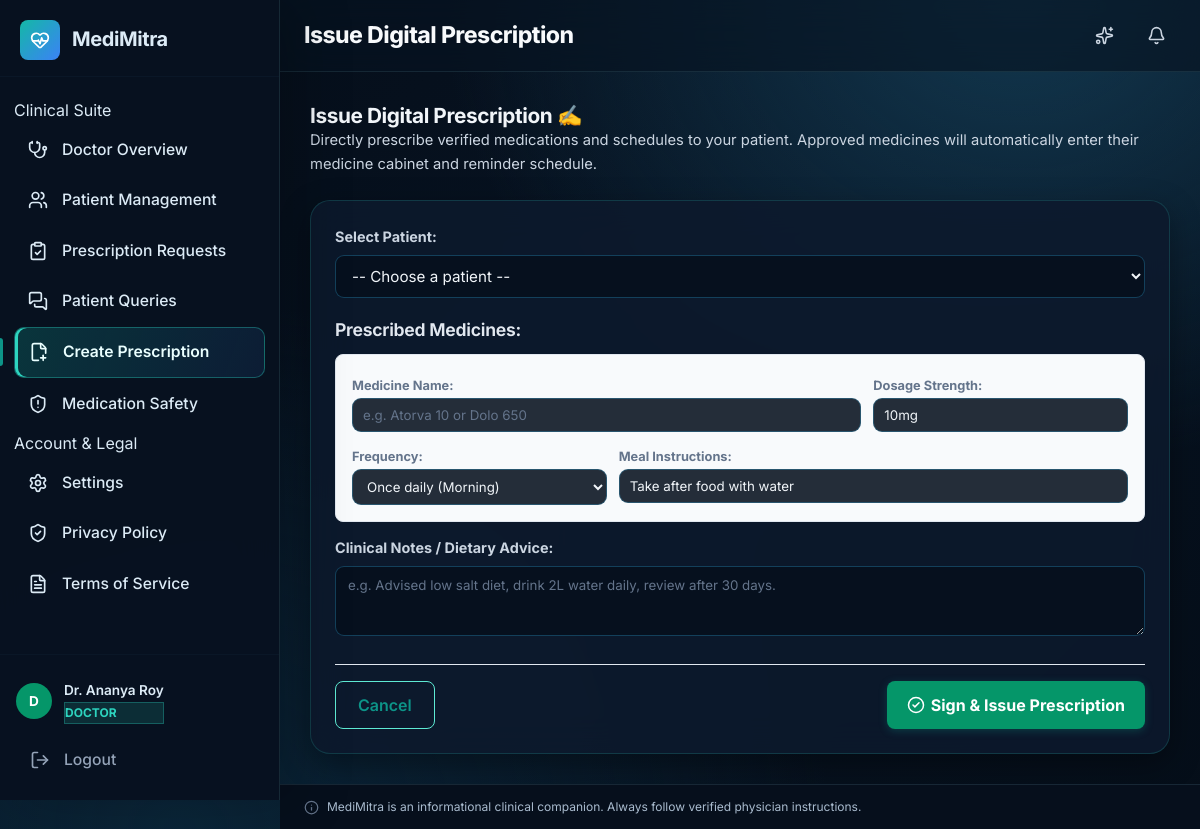
The page /doctor/prescriptions/create (signed in) on the database its author committed.
### tables this page shows
CREATE TABLE users (
    id INTEGER PRIMARY KEY AUTOINCREMENT,
    username TEXT UNIQUE NOT NULL,
    email TEXT UNIQUE NOT NULL,
    password_hash TEXT NOT NULL,
    full_name TEXT NOT NULL,
    role TEXT NOT NULL DEFAULT 'patient',  -- 'patient' or 'caregiver'
    phone TEXT,
    created_at TIMESTAMP DEFAULT CURRENT_TIMESTAMP,
    updated_at TIMESTAMP DEFAULT CURRENT_TIMESTAMP
, is_active INTEGER DEFAULT 1, language TEXT DEFAULT en, auto_camera INTEGER DEFAULT 1);

### routes/doctor.py (the view, shortened to what this page needs)
@doctor_bp.route("/prescriptions/create", methods=["GET", "POST"])
@login_required
def create_prescription():
    profile = _require_verified_doctor()
    if not profile:
        abort(403)
    patients = query_db("SELECT id, full_name, email FROM users WHERE role = 'patient' ORDER BY full_name")
    master_medicines = query_db("SELECT name, standard_strength, before_after_food FROM medicine_database ORDER BY name")
    return render_template("doctor_create_prescription.html", patients=patients, master_medicines=master_medicines)

### templates/doctor_create_prescription.html (shortened to what this page needs)
{% extends "base.html" %}
{% block page_title %}Issue Digital Prescription{% endblock %}
{% block content %}
<div style="max-width: 900px; margin: 0 auto;">
    <div style="margin-bottom: 24px;">
        <h2>Issue Digital Prescription ✍️</h2>
        <p style="color:#64748b;">Directly prescribe verified medications and schedules to your patient. Approved medicines will automatically enter their medicine cabinet and reminder schedule.</p>
    </div>
    <form method="POST" class="card" style="padding: 24px;">
        <div style="margin-bottom: 20px;">
            <label style="font-weight:700; font-size:0.9rem; display:block; margin-bottom:6px;">Select Patient:</label>
            <select name="patient_id" required style="width:100%; padding:10px 12px; border:1px solid #cbd5e1; border-radius:6px; font-size:0.95rem;">
                <option value="">-- Choose a patient --</option>
            </select>
        </div>
        <div id="medicinesContainer">
            <h3 style="margin: 0 0 12px 0; font-size:1.05rem;">Prescribed Medicines:</h3>
            <div class="med-row" style="background:#f8fafc; border:1px solid #e2e8f0; border-radius:8px; padding:16px; margin-bottom:14px;">
                <div style="display:grid; grid-template-columns: 2fr 1fr; gap:12px; margin-bottom:10px;">
                    <div>
                        <label style="font-size:0.8rem; font-weight:700; color:#64748b;">Medicine Name:</label>
                        <input type="text" name="med_name" placeholder="e.g. Atorva 10 or Dolo 650" required style="width:100%; padding:8px 10px; border:1px solid #cbd5e1; border-radius:6px;">
                    </div>
                    <div>
                        <label style="font-size:0.8rem; font-weight:700; color:#64748b;">Dosage Strength:</label>
                        <input type="text" name="dosage" placeholder="e.g. 10mg" value="10mg" style="width:100%; padding:8px 10px; border:1px solid #cbd5e1; border-radius:6px;">
                    </div>
                </div>
                <div style="display:grid; grid-template-columns: 1fr 2fr; gap:12px;">
                    <div>
                        <label style="font-size:0.8rem; font-weight:700; color:#64748b;">Frequency:</label>
                        <select name="frequency" style="width:100%; padding:8px 10px; border:1px solid #cbd5e1; border-radius:6px;">
                            <option value="Once daily (Morning)">Once daily (Morning)</option>
                        </select>
                    </div>
                    <div>
                        <label style="font-size:0.8rem; font-weight:700; color:#64748b;">Meal Instructions:</label>
                        <input type="text" name="instructions" value="Take after food with water" style="width:100%; padding:8px 10px; border:1px solid #cbd5e1; border-radius:6px;">
                    </div>
                </div>
            </div>
        </div>
        <div style="margin-bottom: 20px;">
            <label style="font-weight:700; font-size:0.9rem; display:block; margin-bottom:6px;">Clinical Notes / Dietary Advice:</label>
            <textarea name="notes" rows="3" placeholder="e.g. Advised low salt diet, drink 2L water daily, review after 30 days." style="width:100%; padding:10px 12px; border:1px solid #cbd5e1; border-radius:6px; font-family:inherit;"></textarea>
        </div>
        <div style="display:flex; justify-content:space-between; align-items:center; border-top:1px solid #e2e8f0; padding-top:16px;">
            <a href="{{ url_for('doctor.index') }}" class="btn btn-outline">Cancel</a>
            <button type="submit" class="btn btn-primary" style="background:#059669; border:none; padding:10px 20px; font-weight:700; display:inline-flex; align-items:center; gap:6px;">
                <i data-lucide="check-circle-2"></i>
                <span>Sign &amp; Issue Prescription</span>
            </button>
        </div>
    </form>
</div>
{% endblock %}

### templates/base.html (shortened to what this page needs)
<!DOCTYPE html>
<html lang="en">
<head>
    <link rel="stylesheet" href="{{ url_for('static', filename='css/style.css') }}">
    <link rel="stylesheet" href="{{ url_for('static', filename='css/responsive.css') }}">
</head>
<body>
    {% if current_user %}
    <aside class="sidebar" id="sidebar">
        <div class="sidebar-header">
            <div class="logo">
                <div class="logo-icon">
                    <i data-lucide="heart-pulse"></i>
                </div>
                <span class="logo-text">MediMitra</span>
            </div>
        </div>
        <nav class="sidebar-nav">
            <ul>
                {% if current_user.role == 'patient' %}
                <li class="nav-section-label"><span>Patient Care</span></li>
                <li><a href="{{ url_for('dashboard.index') }}" class="nav-link {% if request.endpoint == 'dashboard.index' %}active{% endif %}"><i data-lucide="layout-dashboard"></i><span>Health Overview</span></a></li>
                <li><a href="{{ url_for('scanner.medicine_scan') }}" class="nav-link {% if request.endpoint == 'scanner.medicine_scan' %}active{% endif %}"><i data-lucide="scan"></i><span>AI Medicine Scanner</span></a></li>
                <li><a href="{{ url_for('scanner.scan') }}" class="nav-link {% if request.endpoint == 'scanner.scan' %}active{% endif %}"><i data-lucide="file-text"></i><span>Prescription Scanner</span></a></li>
                <li><a href="{{ url_for('prescriptions.index') }}" class="nav-link {% if request.endpoint == 'prescriptions.index' %}active{% endif %}"><i data-lucide="file-check-2"></i><span>My Prescriptions</span></a></li>
                <li><a href="{{ url_for('medicines.index') }}" class="nav-link {% if request.endpoint and 'medicines' in request.endpoint %}active{% endif %}"><i data-lucide="pill"></i><span>Medicine Cabinet</span></a></li>
                <li><a href="{{ url_for('schedule.index') }}" class="nav-link {% if request.endpoint and 'schedule' in request.endpoint %}active{% endif %}"><i data-lucide="calendar-clock"></i><span>Smart Reminders</span></a></li>
                <li><a href="{{ url_for('assistant.index') }}" class="nav-link {% if request.endpoint and 'assistant' in request.endpoint %}active{% endif %}"><i data-lucide="bot"></i><span>AI Health Assistant</span></a></li>
                <li><a href="{{ url_for('queries.patient_queries') }}" class="nav-link {% if request.endpoint and 'queries' in request.endpoint %}active{% endif %}"><i data-lucide="message-square-plus"></i><span>Ask My Doctor</span></a></li>
                <li><a href="{{ url_for('records.index') }}" class="nav-link {% if request.endpoint and 'records' in request.endpoint %}active{% endif %}"><i data-lucide="clipboard-list"></i><span>Health Records</span></a></li>
                <li><a href="{{ url_for('safety.index') }}" class="nav-link {% if request.endpoint and 'safety' in request.endpoint %}active{% endif %}"><i data-lucide="shield-check"></i><span>Safety Centre</span></a></li>
                <li><a href="{{ url_for('reports.index') }}" class="nav-link {% if request.endpoint and 'reports' in request.endpoint %}active{% endif %}"><i data-lucide="bar-chart-3"></i><span>Adherence Reports</span></a></li>
                {% elif current_user.role == 'doctor' %}
                <li class="nav-section-label"><span>Clinical Suite</span></li>
                <li><a href="{{ url_for('doctor.index') }}" class="nav-link {% if request.endpoint == 'doctor.index' %}active{% endif %}"><i data-lucide="stethoscope"></i><span>Doctor Overview</span></a></li>
                <li><a href="{{ url_for('doctor.patients') }}" class="nav-link {% if request.endpoint in ['doctor.patients', 'doctor.patient_detail'] %}active{% endif %}"><i data-lucide="users"></i><span>Patient Management</span></a></li>
                <li><a href="{{ url_for('doctor.prescriptions') }}" class="nav-link "><i data-lucide="clipboard-check"></i><span>Prescription Requests</span></a></li>
                <li><a href="{{ url_for('doctor.queries') }}" class="nav-link {% if request.endpoint == 'doctor.queries' %}active{% endif %}"><i data-lucide="messages-square"></i><span>Patient Queries</span></a></li>
                <li><a href="{{ url_for('doctor.create_prescription') }}" class="nav-link {% if request.endpoint == 'doctor.create_prescription' %}active{% endif %}"><i data-lucide="file-plus-2"></i><span>Create Prescription</span></a></li>
                <li><a href="{{ url_for('doctor.safety') }}" class="nav-link {% if request.endpoint == 'doctor.safety' %}active{% endif %}"><i data-lucide="shield-alert"></i><span>Medication Safety</span></a></li>
                {% elif current_user.role == 'pharmacist' %}
                <li class="nav-section-label"><span>Pharmacy</span></li>
                <li><a href="{{ url_for('pharmacy.index') }}" class="nav-link {% if request.endpoint and 'pharmacy' in request.endpoint %}active{% endif %}"><i data-lucide="store"></i><span>Pharmacy Overview</span></a></li>
                {% endif %}
                <li class="nav-section-label"><span>Account &amp; Legal</span></li>
                <li><a href="{{ url_for('auth.settings') }}" class="nav-link {% if request.endpoint and 'settings' in request.endpoint %}active{% endif %}"><i data-lucide="settings"></i><span>Settings</span></a></li>
                <li><a href="{{ url_for('api.privacy_policy') }}" class="nav-link"><i data-lucide="shield-check"></i><span>Privacy Policy</span></a></li>
                <li><a href="{{ url_for('api.terms_of_service') }}" class="nav-link"><i data-lucide="file-text"></i><span>Terms of Service</span></a></li>
            </ul>
        </nav>
        <div class="sidebar-footer">
            <div class="user-card">
                <div class="user-avatar" style="background: {% if current_user.role == 'doctor' %}#059669{% elif current_user.role == 'admin' %}#4f46e5{% elif current_user.role == 'caregiver' %}#d97706{% else %}#0284c7{% endif %}; color: white;">
                    {{ current_user.full_name[0] | upper }}
                </div>
                <div class="user-info">
                    <span class="user-name">{{ current_user.full_name }}</span>
                    <span class="user-role badge-role" style="font-size:0.75rem; text-transform:uppercase; font-weight:700; color:{% if current_user.role == 'doctor' %}#059669{% elif current_user.role == 'admin' %}#4f46e5{% elif current_user.role == 'caregiver' %}#d97706{% else %}#0284c7{% endif %};">
                        {{ current_user.role }}
                    </span>
                </div>
            </div>
            <a href="{{ url_for('auth.logout') }}" class="nav-link logout-link">
                <i data-lucide="log-out"></i>
                <span>Logout</span>
            </a>
        </div>
    </aside>
    <main class="main-content" id="mainContent">
        <header class="topbar">
            <div class="topbar-title">
                <h1>{% block page_title %}Dashboard{% endblock %}</h1>
            </div>
            <div class="topbar-actions" style="display:flex; align-items:center; gap:12px;">
                <button type="button" class="icon-btn" onclick="playSplashAnimation(true)" title="Replay 3D Intro & Sound" aria-label="Replay 3D Intro">
                    <i data-lucide="sparkles"></i>
                </button>
                <button class="icon-btn" aria-label="Notifications">
                    <i data-lucide="bell"></i>
                </button>
            </div>
        </header>
        <div class="page-content">
            {% block content %}{% endblock %}
        </div>
        <footer class="disclaimer">
            <i data-lucide="info" style="width:14px;height:14px"></i>
            <span>MediMitra is an informational clinical companion. Always follow verified physician instructions.</span>
        </footer>
    </main>
    {% endif %}
</body>
</html>

### rows shown on the page
users: full_name "D", full_name "Dr. Ananya Roy", role "DOCTOR"
